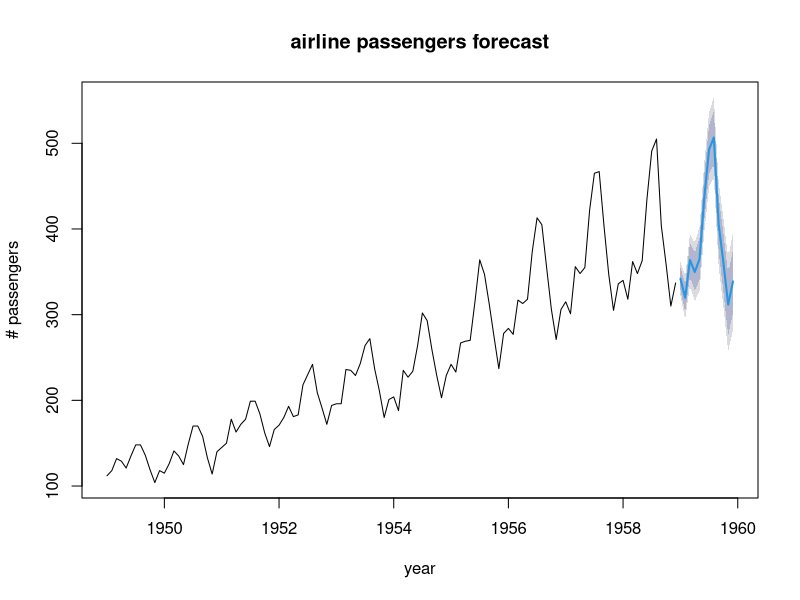
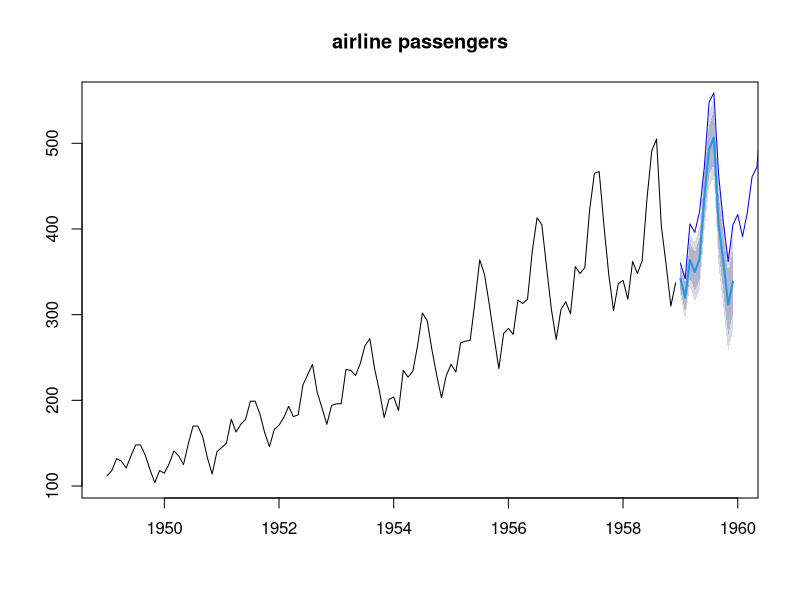
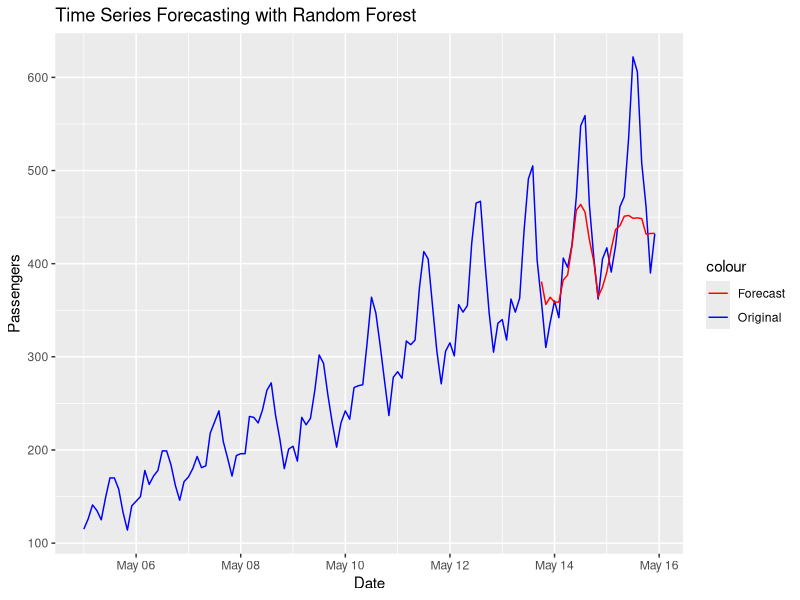

These figures' R source, in order:
## ---- chunk 1
#Libraries
library(tidyverse)
#install.packages("forecast")
library(forecast)
#Load data
data("AirPassengers")

#Convert to ts object
ts_data <- ts(AirPassengers, frequency = 12, start = c(1949, 1))

ts_data %>% glimpse()

#Train/test split
train <- window(ts_data, start = c(1949, 1), end = c(1958, 12))
test <- window(ts_data, start = c(1959, 1))

train %>% glimpse()
test %>% glimpse()

#Train ARIMA
arima_mod <- auto.arima(train)

#12-month forecast
forecast_res <- forecast(arima_mod, h = 12)
summary(arima_mod)

#Plot
plot(forecast_res, xlab = "year", ylab = "# passengers",
     main = "airline passengers forecast")

#Calculate rmse
rmse_arima <- sqrt(mean((forecast_res$mean - test)^2))
print(paste("ARIMA RMSE: ", round(rmse_arima,2)))

#Plot forecast and actual
plot(forecast_res, main = "airline passengers")
lines(test, col = "blue")
## ---- chunk 2
#Libararies
library(randomForest)
library(ggplot2)
library(xts)

#Data
data("AirPassengers")
ts_data <- AirPassengers

#Convert to dataframe
ts_df <- data.frame(Date = as.Date(index(ts_data)), Passengers = coredata(ts_data))

#Convert to xts object
ts_xts <- xts(ts_df$Passengers, order.by = ts_df$Date)
ts_xts

#Create lag features
lags <- 1:12
lagged_data <- lag.xts(ts_xts, k = lags)

#Combine lagged features into one df
lagged_df <- data.frame(lagged_data)

lagged_df

#Merge the lagged features with the original data
final_data <- cbind(ts_df, lagged_df)
final_data

#Remove NAs from lagging
final_data <- final_data[complete.cases(final_data),]
final_data

#Split train and test
train_perc <- 0.8
train_size <- floor(train_perc * nrow(final_data))
train <- final_data[1:train_size,]
test <- final_data[(train_size + 1):nrow(final_data),]

tail(train)
tail(test)

#Fit Random Forest model
set.seed(100)
rf_model <- randomForest(Passengers ~., data = train, ntree = 100)

#Forecast
forecast <- predict(rf_model, test)
forecast

#Calculate rmse
rmse_rf <- sqrt(mean((test$Passengers - forecast)^2))
print(paste("Random Forest RMSE: ", round(rmse_rf, 2)))

#Plot
test$predictions <- forecast
ggplot(final_data) +
  geom_line(aes(x = Date, y = Passengers, color = "Original")) +
  geom_line(data = test, aes(x = Date, y = predictions, color = "Forecast")) +
  scale_color_manual(values = c("Original" = "blue", "Forecast" = "red")) +
  labs(title = "Time Series Forecasting with Random Forest", y = "Passengers")

